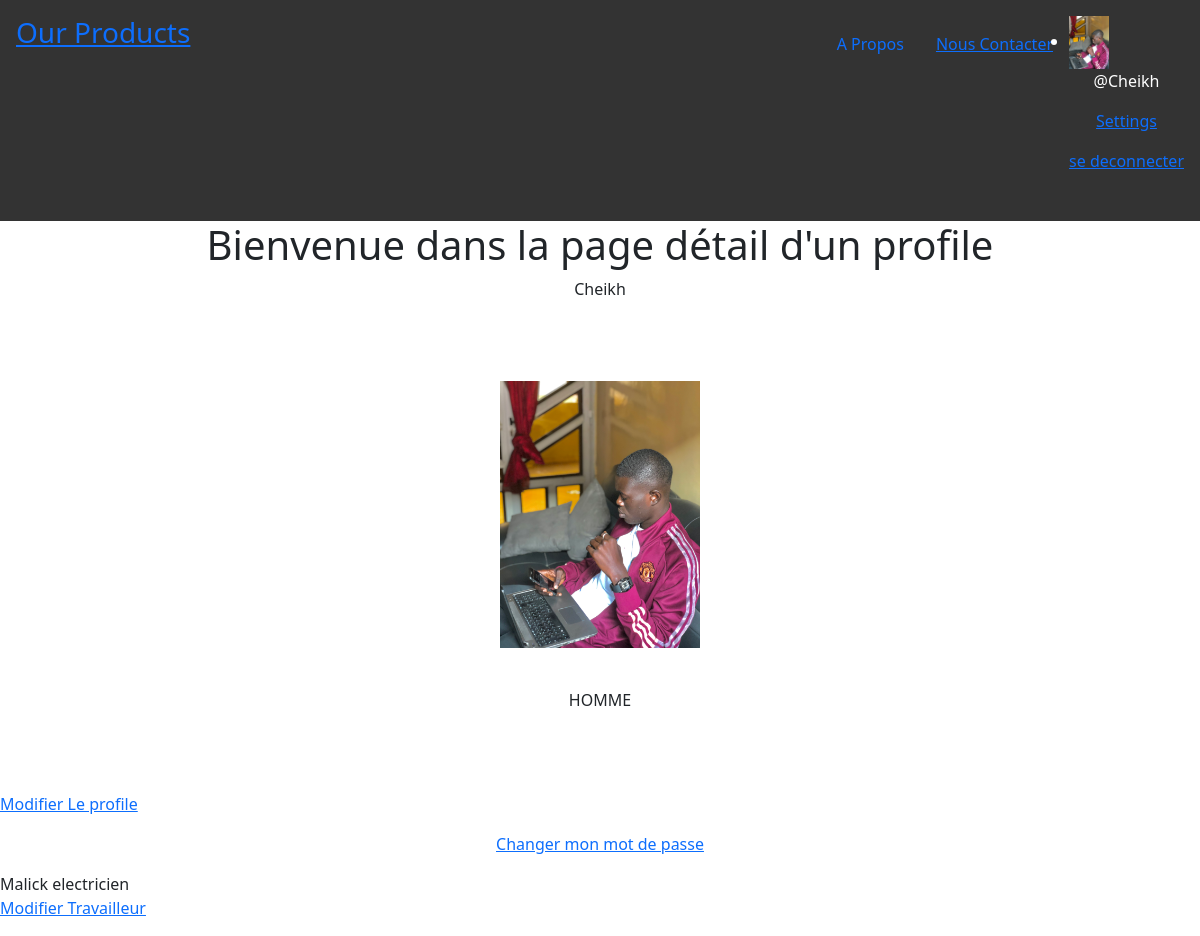
The app's page /authentication/detail/2 (signed in) with its own data.
### authentication/models.py (models this page shows, shortened)
class User(AbstractUser):
    WORKER = 'WORKER'
    SUBSCRIBER = 'SUBSCRIBER'
    ROLE_CHOICES = (
        (WORKER, 'Trvailleur'),
        (SUBSCRIBER,'Abonné')
    )
    HOMME = 'HOMME'
    FEMME = 'FEMME'
    SEXE_CHOICES = (
        (HOMME, 'Homme'),
        (FEMME, 'Femme')
    )
    profile_photo = models.ImageField(verbose_name='Photo de profile',upload_to='photo_de_profile')
    sexe = models.CharField(max_length=30,choices=SEXE_CHOICES,verbose_name='Sexe')
    role = models.CharField(max_length=30,choices=ROLE_CHOICES,verbose_name='Role')

### job/models.py (models this page shows, shortened)
class Worker(models.Model):
    objects = None
    LUNDI = 'LUNDI'
    MARDI = 'MARDI'
    MERCREDI = 'MERCREDI'
    JEUDI = 'JEUDI'
    VENDREDI = 'VENDREDI'
    SAMEDI = 'DIMANCHE'
    DIMANCHE = 'DIMANCHE'
    JOUR_DE_TRAVAILLE = (
        (LUNDI, 'LUNDI'),
        (MARDI, 'MARDI'),
        (MERCREDI, 'MERCREDI'),
        (JEUDI, 'JEUDI'),
        (VENDREDI, 'VENDREDI'),
        (SAMEDI, 'DIMANCHE'),
        (DIMANCHE, 'DIMANCHE')
    )
    DAKAR = 'DAKAR'
    THIES = 'THEIS'
    LOUGA = 'LOUGA'
    ZONE_DE_DEPLACEMENT = (
        (DAKAR, 'DAKAR'),
        (THIES, 'THEIS'),
        (LOUGA, 'LOUGA'))
    JOURNEE = 'JOURNEE'
    NUIT = 'NUIT'
    HEURES_DE_TRAVAILLE = (
        (JOURNEE, 'JOURNEE'),
        (NUIT, 'NUIT')
    )
    slug = models.SlugField(max_length=30,unique=True)
    ouvrier = models.ForeignKey(settings.AUTH_USER_MODEL,on_delete=models.CASCADE,related_name='ouvrier')
    photo = models.ImageField(upload_to='photos')
    metier = models.ForeignKey(Metier,max_length=50,blank=False,on_delete=models.CASCADE)
    bio = models.CharField(max_length=200)
    adress_home = models.CharField(max_length=50,blank=False)
    contact = models.IntegerField(max_length=12 ,null=True)
    zone_de_deplacement = MultiSelectField(max_length=30, choices=ZONE_DE_DEPLACEMENT,max_choices=2)
    jours_de_travaille = MultiSelectField(choices=JOUR_DE_TRAVAILLE)
    heures_de_travaille = models.CharField(max_length=30, choices=HEURES_DE_TRAVAILLE)
    etoile = models.BooleanField(default=False)
    date_created = models.DateTimeField(auto_now_add=True)
    date_update = models.DateTimeField(auto_now_add=True)
    likes = models.ManyToManyField(settings.AUTH_USER_MODEL, related_name='userLike_worker')

class Metier(models.Model):
    objects = None
    slug = models.SlugField(max_length=30,unique=True)
    nom_du_metier = models.CharField(max_length=50,verbose_name="Ton Métier")
    def __str__(self):
        return str(self.nom_du_metier)

### authentication/views.py (the view)
# urls.py: path("detail/<int:id>",detail_profile,name="detail_profile"),
def detail_profile(request,id):
    profile = get_object_or_404(User,id=id)
    work = get_object_or_404(Worker, id=id)
    context = {'profile': profile,
               'work': work}
    return  render(request,"authentication/profile_detail.html",context)

### Linking/templates/authentication/profile_detail.html
{% extends 'base.html' %}
{% block contenu %}
<h1 class="text-center"> Bienvenue dans la page détail d'un profile  </h1>
        <p class="text-center"> {{ profile.username }} </p> <br>
        <p class="text-center"> {{ profile.email }} </p> <br>
        {% if profile.profile_photo %}
        <p class="text-center"> <img src="{{ profile.profile_photo.url }}" width="200">  </p> <br>
        {% else %}
        <p class="text-center"> <img src="" alt="Pas de photo profile">  </p> <br>
        {% endif %}
        <p class="text-center"> {{ profile.sexe }} </p> <br>
        <p class="text-center"> {{ profile.adress_home }} </p> <br>
{% if profile.username == user.username %}
<p> <a href="{% url 'authentication:edit_profile' profile.id %}">Modifier Le profile</a> </p>
{% endif %}
{% if profile.username == user.username %}
<p class="text-center"><a href="{% url 'authentication:password_change' %}"> Changer mon mot de passe </a> </p>
{% endif %}
        {{ work.ouvrier }}
        {{ work.metier }}
 {% if perms.job.change_worker and profile.username == user.username %}
        <p><a href="{% url 'job:worker_edit_and_delete' work.id %}"> Modifier Travailleur</a> </p>
        {% endif %}
{% endblock %}

### Linking/templates/base.html (shortened to what this page needs)
<!doctype html>
<html lang="en">
<head>
    <link href="https://cdn.jsdelivr.net/npm/bootstrap@5.2.2/dist/css/bootstrap.min.css" rel="stylesheet">
</head>
<body>
    <div class="list"
        style=" border: none;
        color: white;
        background-color: #333;
        padding: 1rem;
        display: flex;
        justify-content: space-between;"
    >
        <h3 id="title-nav"><a href="{% url 'job:home' %}">Our Products </a></h3>
        <ul style=" display: flex; justify-content: flex-end;">
            <li style="list-style: none; padding: 1rem; "><a style="text-decoration: none; " href="{% url 'job:home' %}">A Propos</a></li>
            <li style="list-style: none; padding: 1rem;"><a href="#">Nous Contacter</a></li>
            {% if user.is_authenticated %}
             <li>
                  {% if user.profile_photo %}
                 <img src="{{ user.profile_photo.url }}" width="40">
                 {% else %}
                 <h4>Pas de photo</h4>
                 {% endif %}
                 <p class="text-center">@{{ user.username }} </p>
                   {% if user.username == user.username %}
                      <p class="text-center"><a href="{% url 'authentication:detail_profile' user.id %}">Settings</a> </p>
                     {% endif %}
            <p> <a class="text-center" href="{% url 'authentication:logout' %}"> se deconnecter</a> </p>
            {% else %}
            <p class="text-center"><a href="{% url 'authentication:login' %}">se connecter</a> </p>
             </li>
            {% endif %}
        </ul>
    </div>
    {% block contenu %}
    {% endblock %}
</body>
</html>

### records on screen
User: profile_photo (picture), username "Cheikh", sexe "HOMME"
Worker: ouvrier "Malick", metier "electricien"
